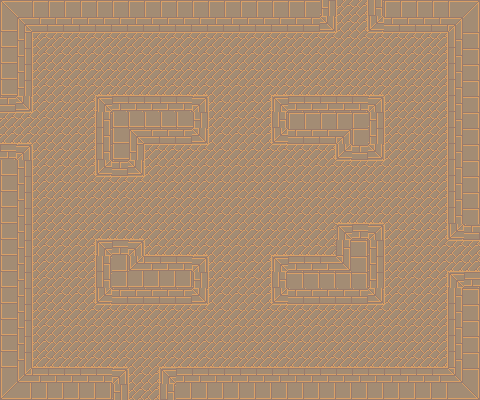

The image is a tile-based game level rendered from a .tmx file. Its description and complete source (layers, tilesets, objects, tile grids) follow:
An orthogonal 30x25 tile map with 16x16 px tiles, 1 tile layer (background), 3 tilesets and 16 objects.

<map version="1.0" orientation="orthogonal" renderorder="right-down" width="30" height="25" tilewidth="16" tileheight="16" nextobjectid="55">
 <tileset firstgid="1" name="tileset_1" tilewidth="16" tileheight="16" tilecount="49" columns="7">
  <image source="tileset_1.png" width="112" height="112" />
 </tileset>
 <tileset firstgid="50" name="player" tilewidth="32" tileheight="32" tilecount="1" columns="1">
  <image source="../../img/player_stand.png" width="32" height="36" />
 </tileset>
 <tileset firstgid="51" name="scarab" tilewidth="64" tileheight="32" tilecount="1" columns="1">
  <image source="../../img/scarab.png" width="64" height="32" />
 </tileset>
 <layer name="background" width="30" height="25">
  <data encoding="csv">
1,2,3,3,3,3,3,3,4,5,5,5,5,5,5,5,5,5,5,5,23,24,26,27,5,5,5,5,6,7,
8,9,10,10,10,10,10,10,11,12,12,12,12,12,12,12,12,12,12,12,41,24,26,37,12,12,12,12,13,14,
15,16,17,18,18,18,18,18,18,18,18,18,18,18,18,18,18,18,18,18,18,25,25,18,18,18,18,19,20,21,
22,23,24,25,25,25,25,25,25,25,25,25,25,25,25,25,25,25,25,25,25,25,25,25,25,25,25,26,20,21,
29,30,24,25,25,25,25,25,25,25,25,25,25,25,25,25,25,25,25,25,25,25,25,25,25,25,25,26,20,21,
29,30,24,25,25,25,32,32,32,32,32,32,32,25,25,25,25,32,32,32,32,32,32,32,25,25,25,26,20,21,
11,41,24,25,25,26,9,39,39,39,39,39,13,24,25,25,26,9,39,39,39,39,39,13,24,25,25,26,20,21,
18,18,25,25,25,26,20,22,22,22,22,22,23,24,25,25,26,27,4,4,4,4,4,23,24,25,25,26,20,21,
32,32,25,25,25,26,20,22,9,11,11,11,41,24,25,25,26,37,11,11,11,13,4,23,24,25,25,26,20,21,
39,13,24,25,25,26,20,22,23,17,18,18,18,25,25,25,25,18,18,18,19,37,11,41,24,25,25,26,20,21,
29,30,24,25,25,26,37,11,41,24,25,25,25,25,25,25,25,25,25,25,25,18,18,18,25,25,25,26,20,21,
29,30,24,25,25,25,18,18,18,25,25,25,25,25,25,25,25,25,25,25,25,25,25,25,25,25,25,26,20,21,
29,30,24,25,25,25,25,25,25,25,25,25,25,25,25,25,25,25,25,25,25,25,25,25,25,25,25,26,20,21,
29,30,24,25,25,25,25,25,25,25,25,25,25,25,25,25,25,25,25,25,25,32,32,32,25,25,25,26,20,21,
29,30,24,25,25,25,32,32,32,25,25,25,25,25,25,25,25,25,25,25,25,9,39,13,24,25,25,26,37,11,
29,30,24,25,25,26,9,39,13,31,32,32,32,25,25,25,25,32,32,32,32,27,21,23,24,25,25,25,18,18,
29,30,24,25,25,26,20,45,37,39,39,39,13,24,25,25,26,9,39,39,39,41,21,23,24,25,25,25,32,32,
29,30,24,25,25,26,20,45,45,45,45,45,23,24,25,25,26,27,21,21,21,21,21,23,24,25,25,26,9,39,
29,30,24,25,25,26,37,11,11,11,11,11,41,24,25,25,26,37,11,11,11,11,11,41,24,25,25,26,20,21,
29,30,24,25,25,25,18,18,18,18,18,18,18,25,25,25,25,18,18,18,18,18,18,18,25,25,25,26,20,21,
29,30,24,25,25,25,25,25,25,25,25,25,25,25,25,25,25,25,25,25,25,25,25,25,25,25,25,26,20,21,
29,30,24,25,25,25,25,25,25,25,25,25,25,25,25,25,25,25,25,25,25,25,25,25,25,25,25,26,20,21,
29,30,31,32,32,32,32,32,25,25,32,32,32,32,32,32,32,32,32,32,32,32,32,32,32,32,32,33,27,28,
36,37,38,38,38,38,38,13,24,26,9,38,38,38,38,38,38,38,38,38,38,38,38,38,38,38,39,40,41,42,
43,44,45,45,45,45,45,23,24,26,27,45,45,45,45,45,45,45,45,45,45,45,45,45,45,45,46,47,48,49
</data>
 </layer>
 <objectgroup name="enemies" />
 <objectgroup name="solids">
  <object id="38" x="0" y="0" width="336" height="32" />
  <object id="39" x="0" y="32" width="32" height="80" />
  <object id="40" x="0" y="144" width="32" height="256" />
  <object id="41" x="32" y="368" width="96" height="32" />
  <object id="42" x="160" y="368" width="320" height="32" />
  <object id="43" x="448" y="272" width="32" height="96" />
  <object id="44" x="368" y="0" width="112" height="32" />
  <object id="46" x="448" y="32" width="32" height="208" />
  <object id="47" x="96" y="96" width="48" height="80" />
  <object id="48" x="144" y="96" width="64" height="48" />
  <object id="49" x="272" y="96" width="64" height="48" />
  <object id="50" x="336" y="96" width="48" height="64" />
  <object id="51" x="96" y="240" width="48" height="64" />
  <object id="52" x="336" y="224" width="48" height="80" />
  <object id="53" x="144" y="256" width="64" height="48" />
  <object id="54" x="272" y="256" width="64" height="48" />
 </objectgroup>
 <objectgroup name="player" />
</map>
